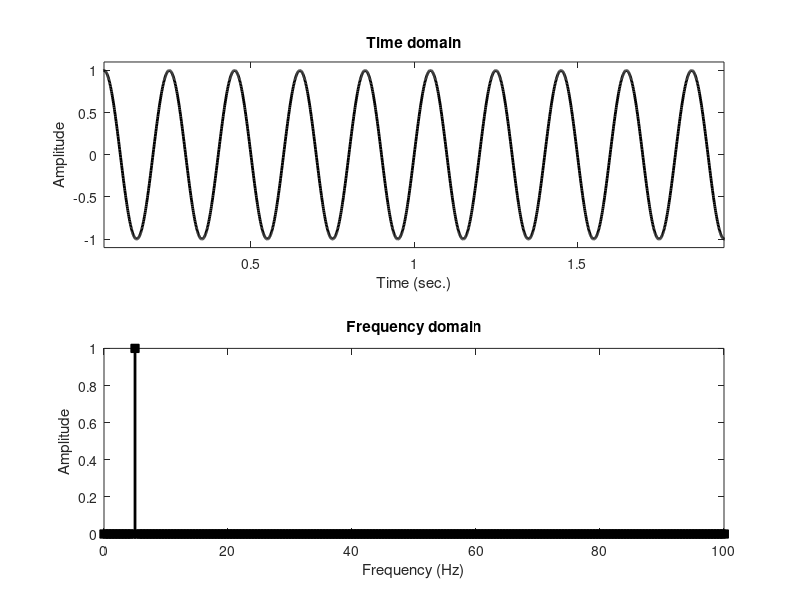
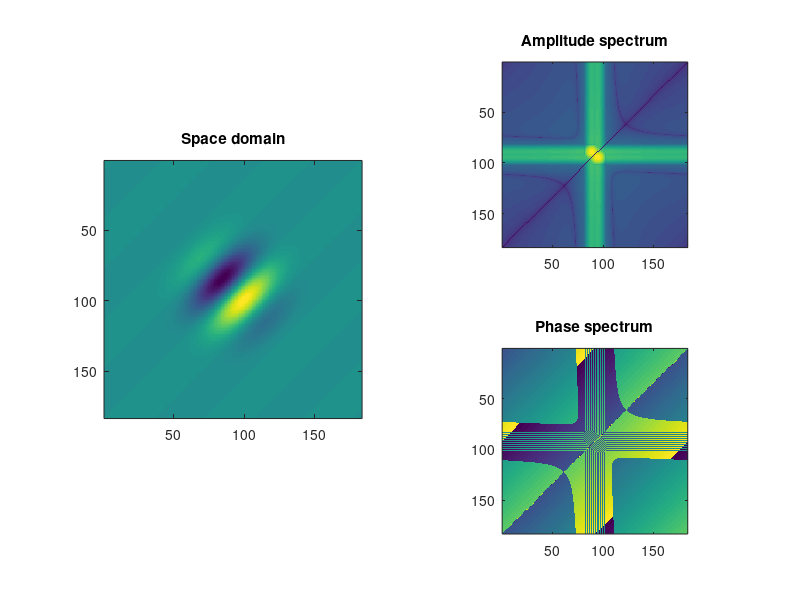

Write the MATLAB code that produced these figures, in order.
%% Code for Section 1: Nontechnical summary
% This code is for learning the Fourier transform.

% mikexcohen.com

%%

%% VIDEO: Course pitch

%%

srate = 1000;
time = 0:1/srate:3;

x = (1+sin(2*pi*2*time)) .* cos(sin(2*pi*5*time)+time);
xx = 2*abs(fft(x)/length(x));

figure(1), clf
subplot(211)
plot(time,x,'k','linew',3)
xlabel('Time (sec.)')
ylabel('Amplitude')
title('Time domain')


subplot(212)
hz = linspace(0,srate,length(x));
stem(hz,xx.^2,'k','linew',3,'markersize',5,'markerfacecolor','k')
set(gca,'xlim',[0 30])
xlabel('Frequencies (Hz)')
ylabel('Amplitude')
title('Frequency domain')

%%

%% VIDEO: non-technical introduction

%%

%% 1D examples

srate = 1000;
time  = 0:1/srate:2-1/srate;
n     = length(time);
hz    = linspace(0,srate,n);

%%% pure sine wave
signal = sin(2*pi*5*time);

% %%% multispectral wave
% signal = 2*sin(2*pi*5*time) + 3*sin(2*pi*7*time) + 6*sin(2*pi*14*time);
% 
% %%% white noise
% signal = randn(size(time));
% 
% %%% Brownian noise (aka random walk)
% signal = cumsum(randn(size(time)));
% 
% %%% 1/f noise
% ps   = exp(1i*2*pi*rand(1,n/2)) .* .1+exp(-(1:n/2)/50);
% ps   = [ps ps(:,end:-1:1)];
% signal = real(ifft(ps)) * n;
% 
% %%% square wave
% signal = zeros(size(time));
% signal(sin(2*pi*3*time)>.9) = 1;
% 
% %%% AM (amplitude modulation)
% signal = 10*interp1(rand(1,10),linspace(1,10,n),'spline') .* sin(2*pi*40*time);
% 
% %%% FM (frequency modulation)
% freqmod = 20*interp1(rand(1,10),linspace(1,10,n));
% signal  = sin( 2*pi * (10*time + cumsum(freqmod)/srate) );
% 
% %%% filtered noise
% signal = randn(size(time));
% s  = 5*(2*pi-1)/(4*pi);       % normalized width
% fx = exp(-.5*((hz-10)/s).^2); % gaussian
% fx = fx./max(fx);             % gain-normalize
% signal = 20*real( ifft( fft(signal).*fx) );



% compute amplitude spectrum
ampl = 2*abs(fft(signal)/n);

% plot in time domain
figure(1), clf
subplot(211)
plot(time,signal,'k','linew',2)
xlabel('Time (sec.)'), ylabel('Amplitude')
title('Time domain')
set(gca,'xlim',[time(1)+.05 time(end)-.05],'ylim',[min(signal)*1.1 max(signal)*1.1])

% plot in frequency domain
subplot(212)
stem(hz,ampl,'k-s','linew',2,'markerfacecolor','k')
xlabel('Frequency (Hz)'), ylabel('Amplitude')
title('Frequency domain')
set(gca,'xlim',[0 100])


%% 2D examples


%%% gabor patch
width = 20;   % width of gaussian
sphs  = pi/4; % sine phase

lims = [-91 91];
[x,y] = ndgrid(lims(1):lims(2),lims(1):lims(2));
xp = x*cos(sphs) + y*sin(sphs);
yp = y*cos(sphs) - x*sin(sphs);
gaus2d = exp(-(xp.^2 + yp.^2) ./ (2*width^2));
sine2d = sin( 2*pi*.02*xp );
img = sine2d .* gaus2d;


% %%% white noise
% img = randn(size(img));
% 
% 
% %%% portrait
% lenna = imread('Lenna.png');
% imgL  = double(mean(lenna,3));
% 
% 
% %%% low-pass filtered Lenna
% width = .1;   % width of gaussian (normalized Z units)
% [x,y] = ndgrid(zscore(1:size(imgL,1)),zscore(1:size(imgL,2)));
% gaus2d= exp(-(x.^2 + y.^2) ./ (2*width^2)); % add 1- at beginning to invert filter
% imgX  = fftshift(fft2(imgL));
% img   = real(ifft2(fftshift(imgX.*gaus2d)));
% 
% 
% %%% high-pass filtered Lenna
% width = .3;   % width of gaussian (normalized Z units)
% [x,y] = ndgrid(zscore(1:size(imgL,1)),zscore(1:size(imgL,2)));
% gaus2d= 1-(exp(-(x.^2 + y.^2) ./ (2*width^2))); % add 1- at beginning to invert filter
% imgX  = fftshift(fft2(imgL));
% img   = real(ifft2(fftshift(imgX.*gaus2d)));
% 
% 
% 
% %%% phase-scrambled Lenna
% imgX  = fftshift(fft2(imgL));
% powr2 = abs(imgX);
% phas2 = angle(imgX);
% img   = real(ifft2(fftshift( powr2.*exp(1i*reshape(phas2(randperm(numel(phas2))),size(phas2))) )));





% power and phase spectra
imgX  = fftshift(fft2(img));
powr2 = log(abs(imgX));
phas2 = angle(imgX);


figure(2), clf
subplot(121)
imagesc(img), axis square
title('Space domain')

subplot(222)
imagesc(powr2), axis square
nhalf = round(sum(abs(lims))/2);
title('Amplitude spectrum')

subplot(224)
imagesc(phas2), axis square
nhalf = round(sum(abs(lims))/2);
title('Phase spectrum')

%% done.
